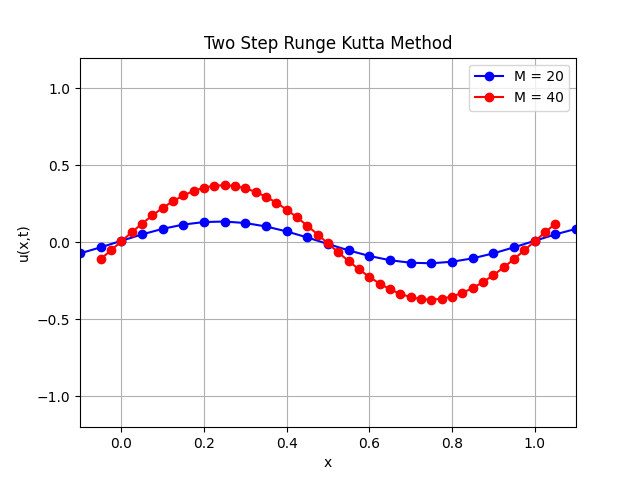

Write the Python code that produced this figure.
# Author : Bo Yuan You 
# Date 2021/11/30
# CFD program homework 2 
# First ordr upwind scheme for 1D linear convection 

import numpy as np
import matplotlib.pyplot as plt
import time
from euler_scheme import Euler_explicit_scheme

class Runge_Kutta_two_steps(Euler_explicit_scheme):
    def __init__(self, CFL, M) -> None:
        super().__init__(CFL, M)
        self.u1 = np.zeros(M+5)
        self.u2 = np.zeros(M+5)

    def solver(self, t) -> None:
        print(f'Using Runge-Kutta solver: t = {t:.2f}')
        for i in range(self.M + 1):
            self.u1[i+2] = self.u0[i+2] - self.DT/self.DX*(self.u0[i+2] - self.u0[i+1])
        self.call_BC(self.u1)
        for i in range(self.M + 1):
            self.u2[i+2] = self.u1[i+2] - self.DT/self.DX*(self.u1[i+2] - self.u1[i+1])

        self.u = 0.5 * (self.u2 + self.u)
        self.call_BC(self.u)

def main():
    start = time.time()
    M20 = Runge_Kutta_two_steps(0.8, 20)
    M20.full_process()
    M40 = Runge_Kutta_two_steps(0.8, 40)
    M40.full_process()
    end = time.time() - start 
    print('Time pass : ', end)
    plt.figure()
    plt.plot(M20.Xgrid, M20.u, 'b-o', label= 'M = 20')
    plt.plot(M40.Xgrid, M40.u, 'r-o', label= 'M = 40')
    plt.xlabel('x')  
    plt.ylabel('u(x,t)')
    plt.title('Two Step Runge Kutta Method')
    plt.grid(True)
    plt.legend()
    plt.axis([-0.1, 1.1, -1.2, 1.2])
    plt.savefig("Runge_Kutta_two_steps.png")  
    plt.show()

if __name__ == "__main__":
    main()